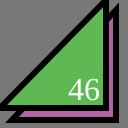
Frame 1 (no input)
Frame 60 (no input): identical to frame 1, image omitted
Frame 120 (the mouse pressed at the canvas centre since frame 60): identical to frame 1, image omitted

The p5.js sketch that drew this single still picture (run headless with seeded random() and noise() and a simulated clock; from frame 60 on, the mouse is pressed at the canvas centre):

// p5.js sketch
// ── sketch.js
function setup() {
  createCanvas(128,128);
}

function draw() {
  background(120);
  strokeWeight(6);
  fill(178, 100, 162);
  triangle(12,120,116,120,116,10);
  fill(94, 185, 84);
  triangle(0,108,106,108,106,0);
  fill(255);
  textSize(32);
  textFont("serif");
  text("46", 68, 100);
}
